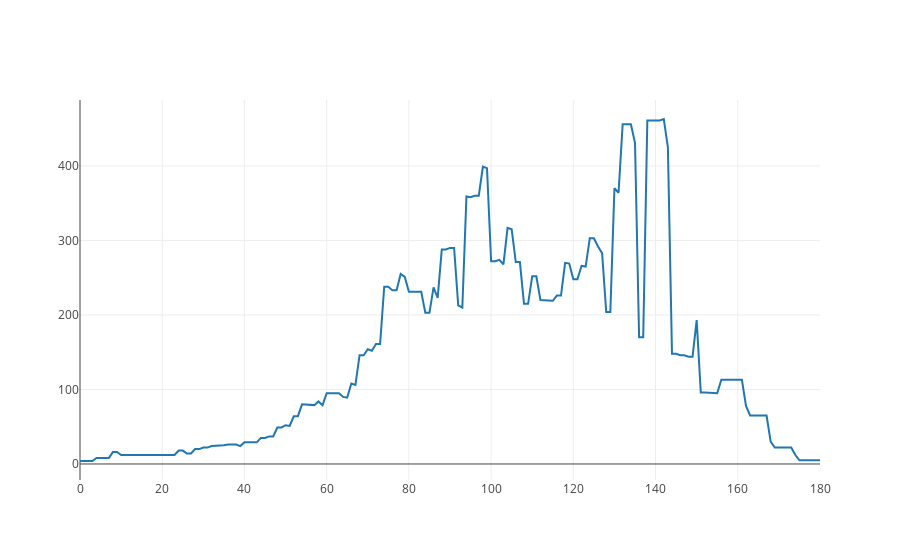

Notebook code cell kept with this figure:
### Code cell
object LiveNodes{ // Create object to supress output TODO: upgrade ammonite at some point
    val live = db.getAllLiveNodes()
    val (x,y) = live.groupBy(_.depth).map(a => (a._1, a._2.size)).toList.sortBy(_._1).unzip
//     val noSuc = live.filter(a => !live.exists(b => b.)) // find set of "active" nodes

// val (x, y) = Seq(
//   "Banana" -> 10,
//   "Apple" -> 8,
//   "Grapefruit" -> 5
// ).unzip
}

Scatter(LiveNodes.x, LiveNodes.y).plot()

### Figure 1 — Plotly figure (JSON) as saved in the notebook; plotly's stock layout.template omitted (floating-point values rounded to 4 significant figures; data arrays with more than 128 entries replaced by an {"elided": "..."} marker saying what was removed)
{"data": [{"type": "scatter", "x": {"elided": "181 int values"}, "y": {"elided": "181 int values"}}], "layout": {"autosize": true, "xaxis": {"autorange": true, "range": [0, 180], "type": "linear"}, "yaxis": {"autorange": true, "range": [-21.5, 488.5], "type": "linear"}}}
